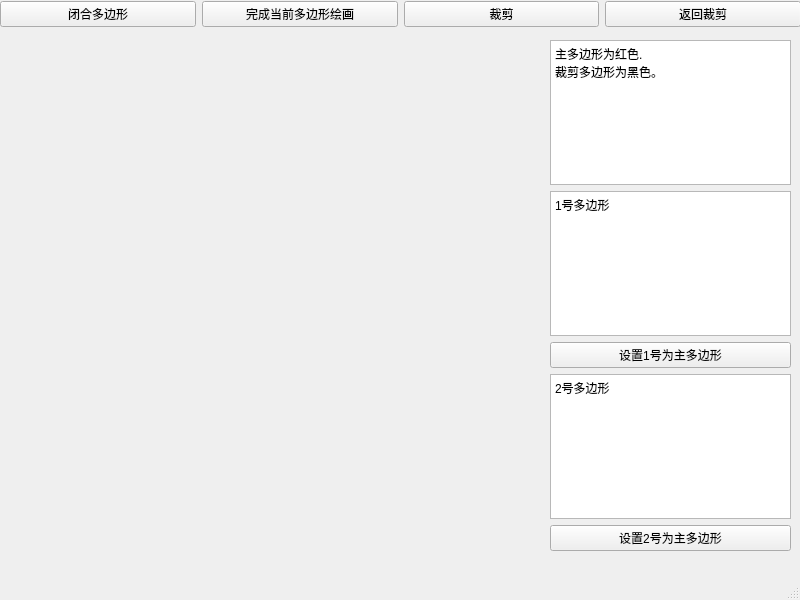
<?xml version="1.0" encoding="UTF-8"?>
<ui version="4.0">
 <class>MainWindow</class>
 <widget class="QMainWindow" name="MainWindow">
  <property name="geometry">
   <rect>
    <x>0</x>
    <y>0</y>
    <width>800</width>
    <height>600</height>
   </rect>
  </property>
  <property name="windowTitle">
   <string>MainWindow</string>
  </property>
  <widget class="QWidget" name="centralwidget">
   <widget class="QWidget" name="horizontalLayoutWidget">
    <property name="geometry">
     <rect>
      <x>0</x>
      <y>0</y>
      <width>801</width>
      <height>28</height>
     </rect>
    </property>
    <layout class="QHBoxLayout" name="horizontalLayout">
     <item>
      <widget class="QPushButton" name="pBtnCloseLoop">
       <property name="text">
        <string>闭合多边形</string>
       </property>
      </widget>
     </item>
     <item>
      <widget class="QPushButton" name="pBtnFinish">
       <property name="text">
        <string>完成当前多边形绘画</string>
       </property>
      </widget>
     </item>
     <item>
      <widget class="QPushButton" name="pBtnClip">
       <property name="text">
        <string>裁剪</string>
       </property>
      </widget>
     </item>
     <item>
      <widget class="QPushButton" name="pBtn_rtn">
       <property name="text">
        <string>返回裁剪</string>
       </property>
      </widget>
     </item>
    </layout>
   </widget>
   <widget class="QWidget" name="verticalLayoutWidget">
    <property name="geometry">
     <rect>
      <x>550</x>
      <y>40</y>
      <width>241</width>
      <height>511</height>
     </rect>
    </property>
    <layout class="QVBoxLayout" name="verticalLayout">
     <item>
      <widget class="QTextBrowser" name="label">
       <property name="autoFillBackground">
        <bool>false</bool>
       </property>
       <property name="html">
        <string>&lt;!DOCTYPE HTML PUBLIC &quot;-//W3C//DTD HTML 4.0//EN&quot; &quot;http://www.w3.org/TR/REC-html40/strict.dtd&quot;&gt;
&lt;html&gt;&lt;head&gt;&lt;meta name=&quot;qrichtext&quot; content=&quot;1&quot; /&gt;&lt;style type=&quot;text/css&quot;&gt;
p, li { white-space: pre-wrap; }
&lt;/style&gt;&lt;/head&gt;&lt;body style=&quot; font-family:'SimSun'; font-size:13.5pt; font-weight:400; font-style:normal;&quot;&gt;
&lt;p style=&quot; margin-top:0px; margin-bottom:0px; margin-left:0px; margin-right:0px; -qt-block-indent:0; text-indent:0px;&quot;&gt;&lt;span style=&quot; font-family:'SimSun'; font-size:9pt;&quot;&gt;主多边形为红色.&lt;/span&gt;&lt;/p&gt;
&lt;p style=&quot; margin-top:0px; margin-bottom:0px; margin-left:0px; margin-right:0px; -qt-block-indent:0; text-indent:0px;&quot;&gt;&lt;span style=&quot; font-family:'SimSun'; font-size:9pt;&quot;&gt;裁剪多边形为黑色。&lt;/span&gt;&lt;/p&gt;&lt;/body&gt;&lt;/html&gt;</string>
       </property>
      </widget>
     </item>
     <item>
      <widget class="QTextBrowser" name="txt_1">
       <property name="html">
        <string>&lt;!DOCTYPE HTML PUBLIC &quot;-//W3C//DTD HTML 4.0//EN&quot; &quot;http://www.w3.org/TR/REC-html40/strict.dtd&quot;&gt;
&lt;html&gt;&lt;head&gt;&lt;meta name=&quot;qrichtext&quot; content=&quot;1&quot; /&gt;&lt;style type=&quot;text/css&quot;&gt;
p, li { white-space: pre-wrap; }
&lt;/style&gt;&lt;/head&gt;&lt;body style=&quot; font-family:'SimSun'; font-size:13.5pt; font-weight:400; font-style:normal;&quot;&gt;
&lt;p style=&quot; margin-top:0px; margin-bottom:0px; margin-left:0px; margin-right:0px; -qt-block-indent:0; text-indent:0px;&quot;&gt;&lt;span style=&quot; font-family:'SimSun'; font-size:9pt;&quot;&gt;1号多边形&lt;/span&gt;&lt;/p&gt;&lt;/body&gt;&lt;/html&gt;</string>
       </property>
      </widget>
     </item>
     <item>
      <widget class="QPushButton" name="pBtnConfirm_1">
       <property name="text">
        <string>设置1号为主多边形</string>
       </property>
      </widget>
     </item>
     <item>
      <widget class="QTextBrowser" name="txt_2">
       <property name="html">
        <string>&lt;!DOCTYPE HTML PUBLIC &quot;-//W3C//DTD HTML 4.0//EN&quot; &quot;http://www.w3.org/TR/REC-html40/strict.dtd&quot;&gt;
&lt;html&gt;&lt;head&gt;&lt;meta name=&quot;qrichtext&quot; content=&quot;1&quot; /&gt;&lt;style type=&quot;text/css&quot;&gt;
p, li { white-space: pre-wrap; }
&lt;/style&gt;&lt;/head&gt;&lt;body style=&quot; font-family:'SimSun'; font-size:13.5pt; font-weight:400; font-style:normal;&quot;&gt;
&lt;p style=&quot; margin-top:0px; margin-bottom:0px; margin-left:0px; margin-right:0px; -qt-block-indent:0; text-indent:0px;&quot;&gt;&lt;span style=&quot; font-family:'SimSun'; font-size:9pt;&quot;&gt;2号多边形&lt;/span&gt;&lt;/p&gt;&lt;/body&gt;&lt;/html&gt;</string>
       </property>
      </widget>
     </item>
     <item>
      <widget class="QPushButton" name="pBtn_confirm_2">
       <property name="text">
        <string>设置2号为主多边形</string>
       </property>
      </widget>
     </item>
    </layout>
   </widget>
  </widget>
  <widget class="QMenuBar" name="menubar">
   <property name="geometry">
    <rect>
     <x>0</x>
     <y>0</y>
     <width>800</width>
     <height>22</height>
    </rect>
   </property>
  </widget>
  <widget class="QStatusBar" name="statusbar"/>
 </widget>
 <resources/>
 <connections/>
</ui>
